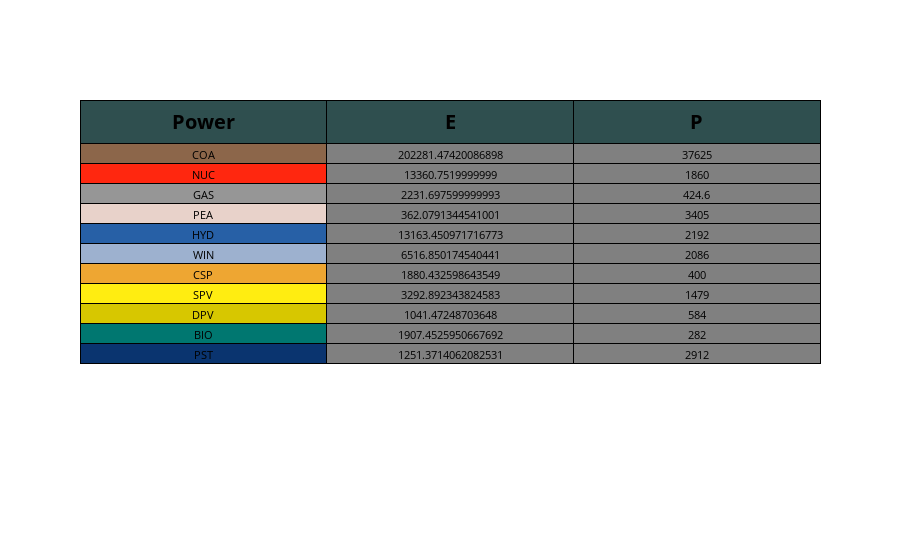

The notebook cell saved with this chart:
### Code cell
import plotly.graph_objects as go

import pandas as pd

colours = ['#8c664a', '#ff270f', '#969696', '#e8d2ca', '#2760a6', '#9db1cf', '#eea632', '#ffed11', '#d7c700', '#007770'
                    , '#0a346f', ]


data = {'Power' : powerlist, 'IPP':np.array(g)[0], 'Color' : colours}

# data = {'Year' : powerlist, 'Color' : np.array(g)[0]}?
df = pd.DataFrame(data)


fig = go.Figure(data=[go.Table(
  header=dict(
    values=[ "<b>Power</b>","<b>E<b>","<b>P<b>"],
    line_color="black", fill_color='darkslategray',
    align='center', font=dict(color='black', size=20)
  ),
  cells=dict(
    values=[powerlist, np.array(g)[0],np.array(h)[0]],
    line_color='black',   #     fill_color=['#ff270f',np.array(colors)[b], np.array(colors)[c]],
    fill_color=[colours,'grey','grey'],
    align='center', font=dict(color='black', size=11)
  ))
])

fig.show()

### Figure 1 — Plotly figure (JSON) as saved in the notebook; plotly's stock layout.template omitted (floating-point values rounded to 4 significant figures)
{"data": [{"cells": {"align": "center", "fill": {"color": [["#8c664a", "#ff270f", "#969696", "#e8d2ca", "#2760a6", "#9db1cf", "#eea632", "#ffed11", "#d7c700", "#007770", "#0a346f"], "grey", "grey"]}, "font": {"color": "black", "size": 11}, "line": {"color": "black"}, "values": [["COA", "NUC", "GAS", "PEA", "HYD", "WIN", "CSP", "SPV", "DPV", "BIO", "PST"], [202300.0, 13360.0, 2232.0, 362.1, 13160.0, 6517.0, 1880.0, 3293.0, 1041.0, 1907.0, 1251.0], [37625, 1860, 424.6, 3405, 2192, 2086, 400, 1479, 584, 282, 2912]]}, "header": {"align": "center", "fill": {"color": "darkslategray"}, "font": {"color": "black", "size": 20}, "line": {"color": "black"}, "values": ["<b>Power</b>", "<b>E<b>", "<b>P<b>"]}, "type": "table"}], "layout": {}}
